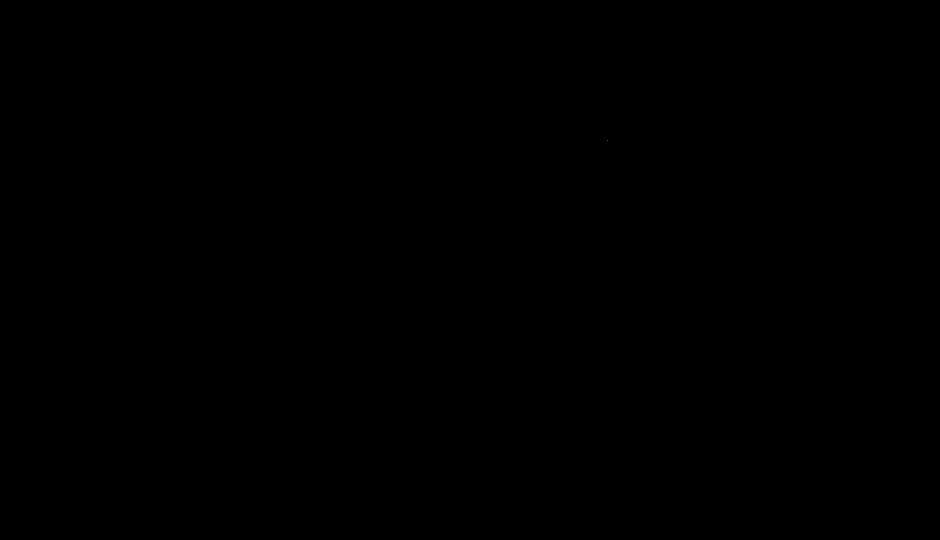
Frame 1 (no input)
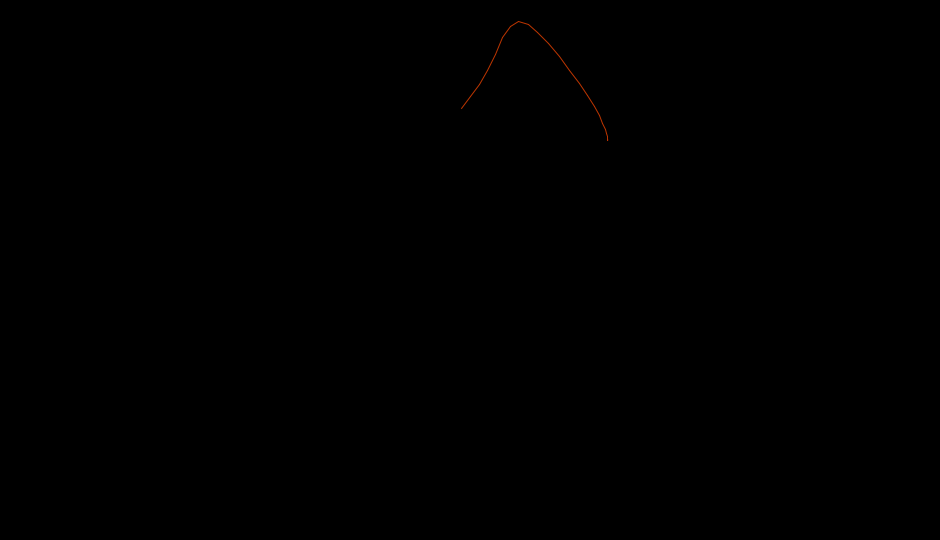
Frame 60 (the mouse pressed at the canvas centre just before this capture)
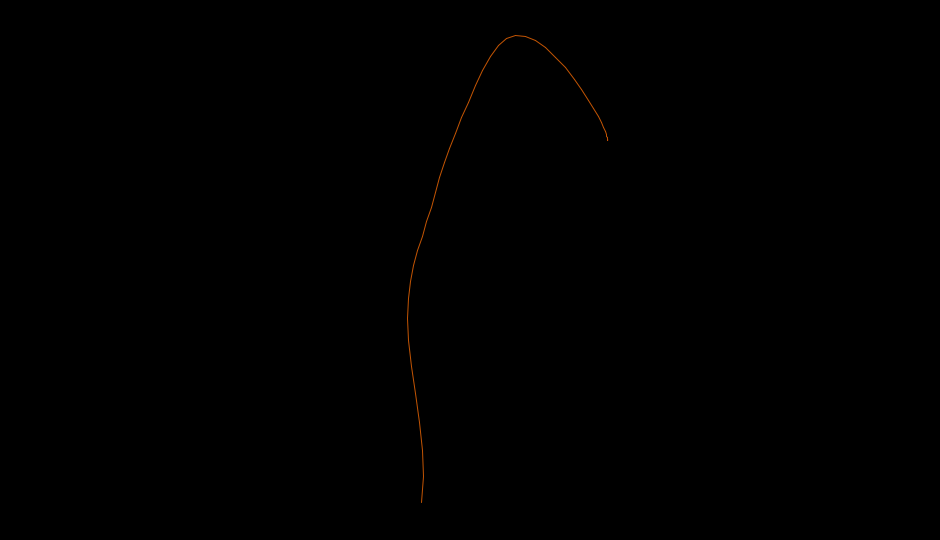
Frame 120 (the mouse held since frame 60 and released just before this capture)

The Processing sketch that drew these frames (run headless with seeded random() and noise(); from frame 60 on, the mouse is pressed at the canvas centre):

// Processing sketch: cosmic_soup
// ── cosmic_soup.pde
PGraphics canvas;
PGraphics auxCanvas;
float fadeSpeed = 2.0;
Chain chain;
float startX;
float startY;
float osc = 0.0;
float oscSpeed = 0.005;
boolean isPaused = false;
boolean chainIsActive = true;
 
void setup()
{
  size(940, 540);
  canvas = createGraphics(width, height);
  auxCanvas = createGraphics(width, height);
  startX = random(width);
  startY = random(height);
  chain = new Chain();
 
  canvas.beginDraw();
  canvas.background(0);
  canvas.endDraw();
  auxCanvas.beginDraw();
  auxCanvas.background(0);
  auxCanvas.endDraw();
  canvas.colorMode(HSB, 255);
  auxCanvas.colorMode(HSB, 255);
  colorMode(HSB, 255);
 
  smooth();
  canvas.smooth();
  auxCanvas.smooth();
}
 
void draw() 
{
  if (!isPaused)
  {
    osc += oscSpeed;
    float ratio = sin(osc);
    float invRatio = cos(osc);
    float offsetX = cos(osc) * 0.1;
    float offsetY = sin(osc) * 0.1;
 
    canvas.beginDraw();
    canvas.image(auxCanvas, 0, 0, width, height);
    if (chainIsActive) chain.update();
    canvas.endDraw();
    image(canvas, 0, 0);
    auxCanvas.beginDraw();
    auxCanvas.image(canvas, -fadeSpeed*0.5, -fadeSpeed*0.5, width+fadeSpeed, height+fadeSpeed);
    auxCanvas.endDraw();
  }
}
 
 
void keyPressed()
{
  if (key == 'p') isPaused = !isPaused;
  if (key == 'c') chainIsActive = !chainIsActive;
}
 
class Chain
{
  int numParts = 500;
  Part[] parts;
  float hue = random(TWO_PI);
  float saturation = 125;
  float brightness = 125;
  float osc = random(TWO_PI);
  float x, y, vx, vy;
 
  Chain()
  {
    x = startX;
    y = startY;
    vx = 0;
    vy = 0;
    createParts();
  }
 
  void update()
  {
    canvas.noFill();
    updateHue();
 
    if (mouseX == pmouseX && mouseY == pmouseY)
    {
      vx += random(-1.0, 1.0) * 1.0;
      vy += random(-1.0, 1.0) * 1.0;
 
      vx *= 0.99;
      vy *= 0.99;
    }
    else
    {
      vx += (mouseX - x) * 0.01;
      vy += (mouseY - y) * 0.01;
 
      vx *= 0.9;
      vy *= 0.9;
    }
 
    x += vx;
    y += vy;
 
    if (x > width)
    { 
      x = width;
      vx *= -1;
    }
    if (x < 0)
    { 
      x = 0;
      vx *= -1;
    }
    if (y > height) 
    { 
      y = height;
      vy *= -1;
    }
    if (y < 0) 
    { 
      y = 0;
      vy *= -1;
    }
 
    updateParts();
  }
 
  void updateParts()
  {
    for (int i=0; i<numParts; i++)
    {
      parts[i].update();
    }
  }
 
  void createParts()
  {
    parts = new Part[numParts];
 
    for (int i=0; i<numParts; i++)
    {
      Part part = new Part();
      if (i > 0) part.leader = parts[i-1];
      part.hueOffset = i * (255/6/numParts);
      parts[i] = part;
    }
  }
 
  void updateHue()
  {
    osc += 0.003;
    hue += 0.1;
    hue = hue % 255;
    saturation = (sin(osc)/2 + 0.5) * 255;
    brightness = (sin(osc*0.3)/2 + 0.5) * 255;
  }
}
 
class Part
{
  float x, y, vx, vy;
  Part leader = null;
  float spring = 0.2;
  float friction = 0.56;
  float hueOffset = 0.0;
  float hue = 0.0;
 
  Part()
  {
    x = startX;
    y = startY;
    vx = 0.0;
    vy = 0.0;
  }
 
  void update()
  {
    if (leader == null)
    {
      vx += (chain.x - x) * spring;
      vy += (chain.y - y) * spring;
    }
    else
    {
      vx += (leader.x - x) * spring;
      vy += (leader.y - y) * spring;
    }
 
    vx *= friction;
    vy *= friction;
 
    x += vx;
    y += vy;
 
    if (leader != null)
    {
      hue = (chain.hue + hueOffset) % 255;
      canvas.stroke(hue, chain.saturation, chain.brightness, 255);
      canvas.line(x, y, leader.x, leader.y);
    }
  }
}
